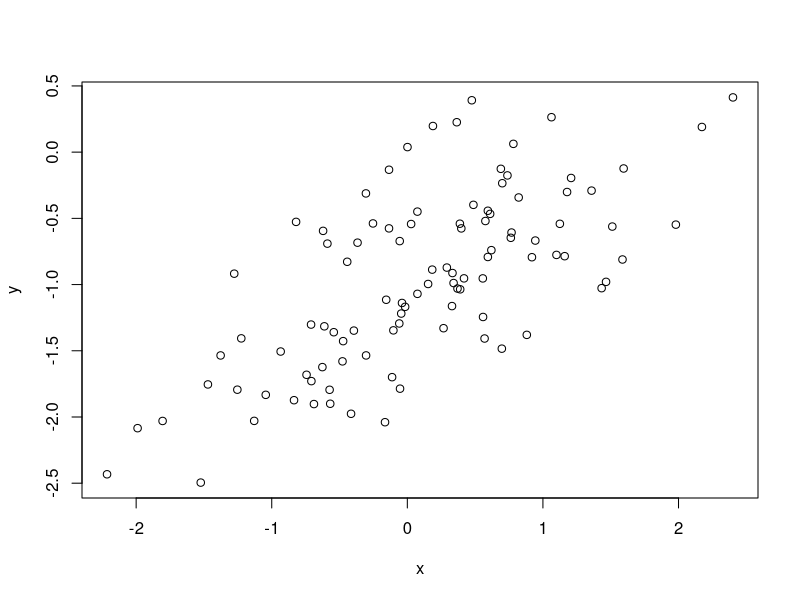
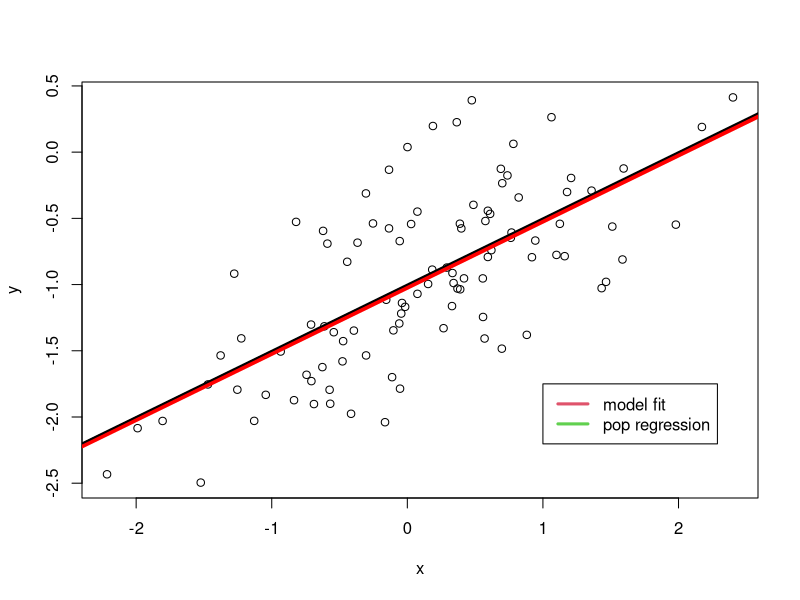

Reproduce these figures in R, in order.
## ---- chunk 1
set.seed(1)
x = rnorm(100)
## ---- chunk 2
eps = rnorm(100, 0, sqrt(0.25))
## ---- chunk 3
y = -1 + 0.5*x + eps
## ---- chunk 4
plot(x, y)
## ---- chunk 5
lm.fit = lm(y ~ x)
summary(lm.fit)
## ---- chunk 6
plot(x, y)
abline(lm.fit, lwd=5, col="red")
abline(-1, 0.5, lwd=2, col="black")
legend(-1.75, legend=c("model fit", "pop regression"), col=2:3, lwd=3)
## ---- chunk 7
lm.fit2 = lm(y ~ x + I(x^2))
summary(lm.fit2)
## ---- chunk 8
confint(lm.fit)
